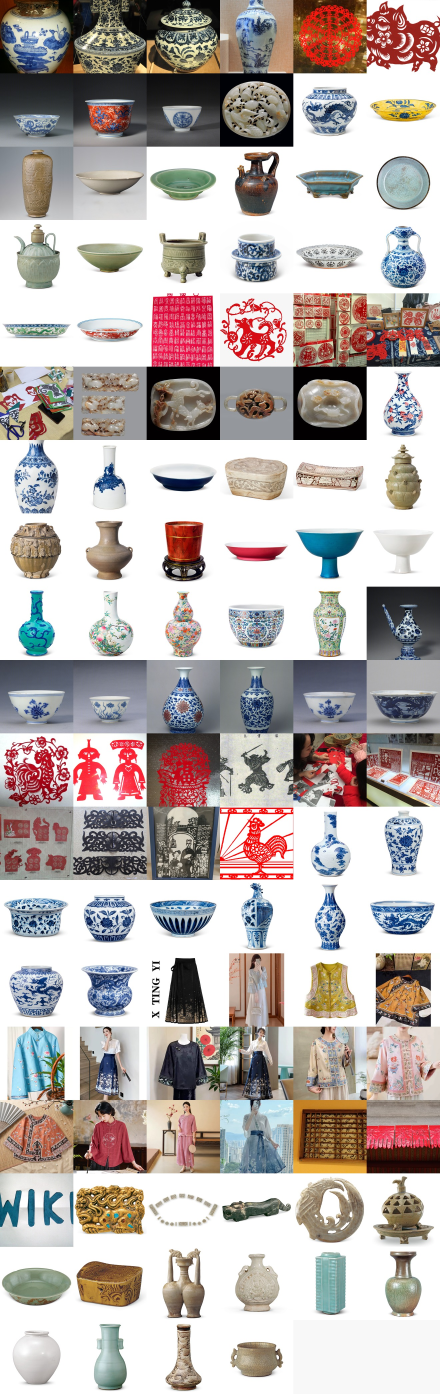
#> input picture datasets/starter_cultural_patterns/dataset_montage.jpg, 1320 x 4180 px, given in place of porcelain_004.jpg, which was not available (shown at 1/3 size)
$ python reproduce_codec_conditions.py ../datasets/starter_cultural_patterns
#> lines starting #> are read from the running program, lines starting #| are printed output that depends on the picture; after the words box and inside, x2 and y2 are one past the last pixel; in counts of white or black regions, pixels touching at a corner belong together; pictures that were not available may be replaced by others from this repository, and a replacement may not be noted
"""Reproduce per-branch condition payload / SSIM / encode-time statistics
on the 31 held-out evaluation images.

Usage:  python reproduce_codec_conditions.py [PROTOTYPE_ROOT]
        PROTOTYPE_ROOT defaults to the repository root (parent of this file),
        or set the CLOUD_EDGE_SD_ROOT environment variable.
"""
import io, json, os, sys, time
import numpy as np, cv2
from PIL import Image

_here = os.path.dirname(os.path.abspath(__file__))
ROOT = (sys.argv[1] if len(sys.argv) > 1 else
        os.environ.get("CLOUD_EDGE_SD_ROOT",
                       os.path.dirname(_here)))
ROOT = os.path.abspath(ROOT)
META = json.load(open(os.path.join(ROOT, "datasets", "starter_cultural_patterns", "paper_main_metadata.json"), encoding="utf-8"))
#> (reads datasets/starter_cultural_patterns/paper_main_metadata.json from the repository)
EVAL = set(json.load(open(os.path.join(ROOT, "experiments", "fullreal_eval_ids_v1.json"), encoding="utf-8")))
#> (reads experiments/fullreal_eval_ids_v1.json from the repository)

def to_local(p):
    # Metadata stores the original absolute path; remap it onto ROOT so the
    # script runs on any machine that has the dataset checkout.
    marker = "cloud_edge_sd_prototype"
    if marker in p:
        return os.path.join(ROOT, *p.split(marker, 1)[1].strip("/\\").split("/"))
    return p

def cond_of(path,size=512,lo=100,hi=200):
#> called with size = 512, lo = 100, hi = 200
    img=Image.open(path).convert("RGB").resize((size,size),Image.Resampling.BILINEAR)
    rgb=np.asarray(img); gray=cv2.cvtColor(rgb,cv2.COLOR_RGB2GRAY)
#> after `gray = cv2.cvtColor(rgb, cv2.COLOR_RGB2GRAY)`:
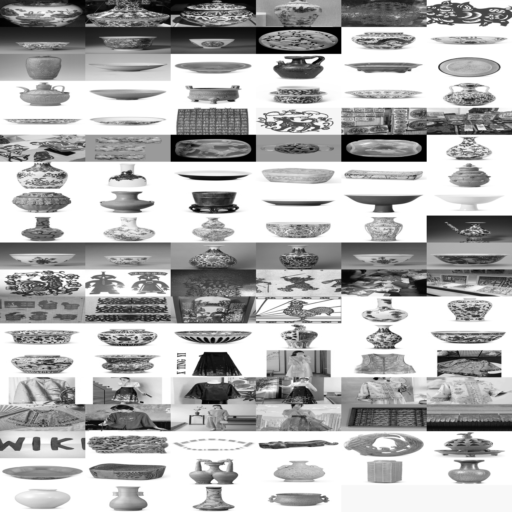
#> gray: shape (512, 512); min 1, max 255, mean 178.5
    e=cv2.Canny(gray,lo,hi); return rgb, np.repeat(e[:,:,None],3,axis=2)
#> after `e = cv2.Canny(gray, lo, hi)`:
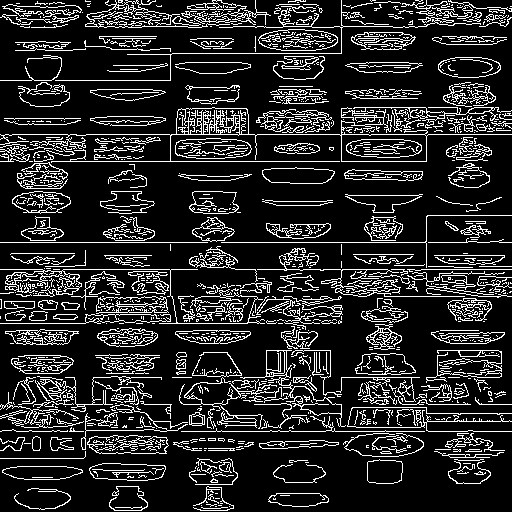
#> e: shape (512, 512); 16.2% white in thin lines or dots
#> `rgb,cond=cond_of(to_local(m["image"]))`: cond: shape (512, 512, 3); 16.2% white in thin lines or dots
K=cv2.getGaussianKernel(11,1.5); WIN=K@K.T
def ssim3(a,b):  # HxWx3 uint8, cv2.filter2D handles 3 channels
    a=a.astype(np.float64); b=b.astype(np.float64); C1=(0.01*255)**2; C2=(0.03*255)**2
#> after `a = a.astype(np.float64)`: a: shape (512, 512, 3) float64; 16.2% white in thin lines or dots
    ma=cv2.filter2D(a,-1,WIN); mb=cv2.filter2D(b,-1,WIN)
    ma2=ma*ma; mb2=mb*mb; mab=ma*mb
    sa=cv2.filter2D(a*a,-1,WIN)-ma2; sb=cv2.filter2D(b*b,-1,WIN)-mb2; sab=cv2.filter2D(a*b,-1,WIN)-mab
    m=((2*mab+C1)*(2*sab+C2))/((ma2+mb2+C1)*(sa+sb+C2)); return float(m.mean())
def pb(a,l): bf=io.BytesIO(); Image.fromarray(a).save(bf,format="PNG",compress_level=l); return bf.getvalue()
def jb(a,q): bf=io.BytesIO(); Image.fromarray(a).save(bf,format="JPEG",quality=q); return bf.getvalue()
ev=[m for m in META if m["id"] in EVAL]
B={}
def acc(n,p,s,e): B.setdefault(n,{"p":[],"s":[],"e":[]}); B[n]["p"].append(p); B[n]["s"].append(s); B[n]["e"].append(e)
t0=time.time()
for m in ev:
    rgb,cond=cond_of(to_local(m["image"]))
    for l in (1,3,6,9):
        t=time.perf_counter(); b=pb(cond,l); e=time.perf_counter()-t
        dec=np.asarray(Image.open(io.BytesIO(b)).convert("RGB"))
        acc(f"cond_png_l{l}_ds1", len(b)/1024, 1.0 if np.array_equal(dec,cond) else ssim3(cond,dec), e)
    for q in (75,95):
        t=time.perf_counter(); b=jb(cond,q); e=time.perf_counter()-t
        dec=np.asarray(Image.open(io.BytesIO(b)).convert("RGB")); acc(f"cond_jpeg_q{q}_ds1", len(b)/1024, ssim3(cond,dec), e)
    t=time.perf_counter(); b=pb(rgb,6); e=time.perf_counter()-t; acc("cloud_png", len(b)/1024, 1.0, e)
    t=time.perf_counter(); b=jb(rgb,75); e=time.perf_counter()-t
    dr=np.asarray(Image.open(io.BytesIO(b)).convert("RGB")); g=cv2.cvtColor(dr,cv2.COLOR_RGB2GRAY); c2=np.repeat(cv2.Canny(g,100,200)[:,:,None],3,2)
#> after `c2 = np.repeat(cv2.Canny(g, 100, 200)[:, :, None], 3, 2)`: c2: shape (512, 512, 3); 16.3% white in thin lines or dots
    acc("cloud_jpeg_q75", len(b)/1024, ssim3(cond,c2), e)
#> in ssim3 (call 3), `b = b.astype(np.float64)`: b: shape (512, 512, 3) float64; 16.3% white in thin lines or dots
#> in ssim3 (call 3), `mb = cv2.filter2D(b, -1, WIN)`:
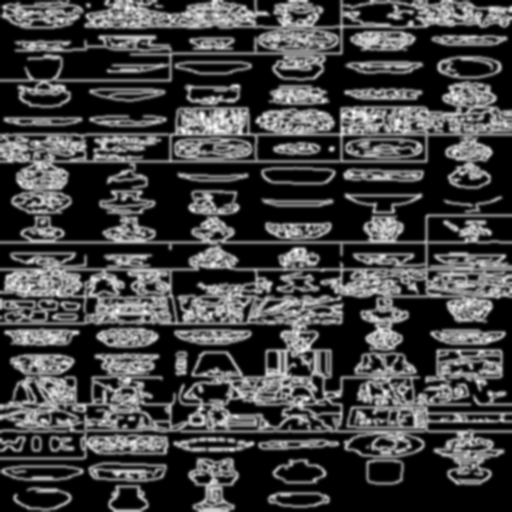
#> mb: shape (512, 512, 3) float64; min -5.68e-14, max 154.1, mean 41.5; drawn with min black and max white
#> in ssim3 (call 3), `mab = ma * mb`:
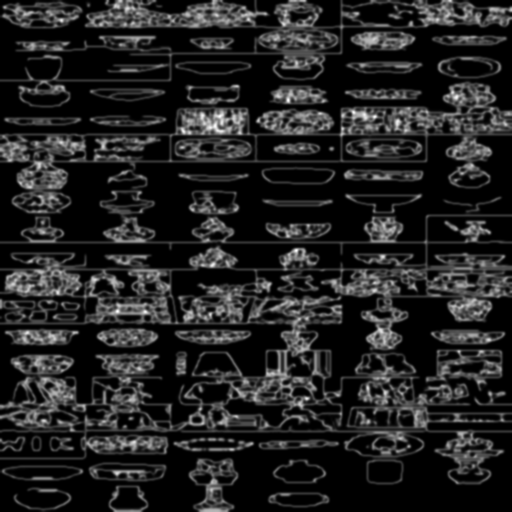
#> mab: shape (512, 512, 3) float64; min -2.79e-12, max 22632.7, mean 3150.9; drawn with min black and max white
#> in ssim3 (call 3), `sb = cv2.filter2D(b * b, -1, WIN) - mb2`:
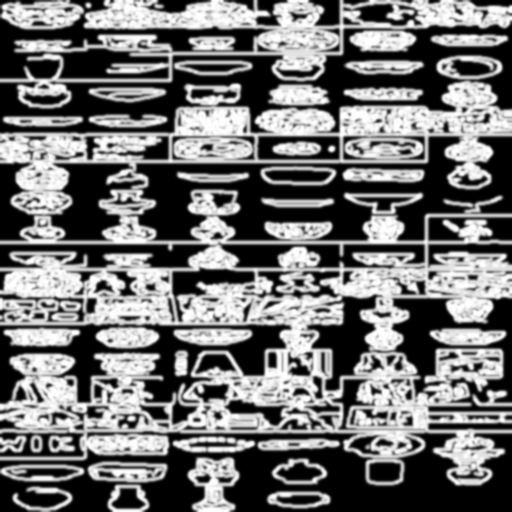
#> sb: shape (512, 512, 3) float64; min -1.46e-11, max 16256.2, mean 7381.3; drawn with min black and max white
#> in ssim3 (call 3), `sab = cv2.filter2D(a * b, -1, WIN) - mab`:
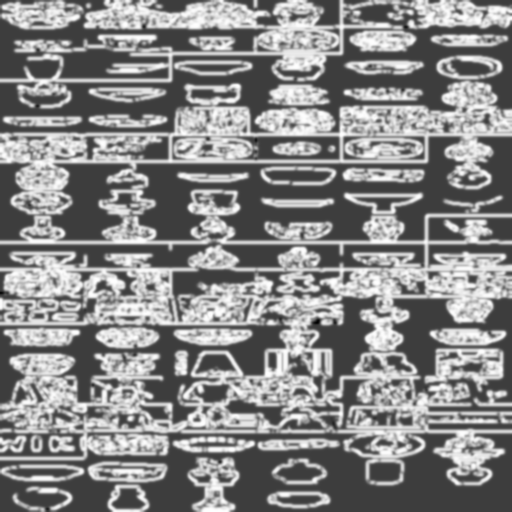
#> sab: shape (512, 512, 3) float64; min -5199.8, max 16256.2, mean 6309.6; drawn with min black and max white
#> in ssim3 (call 3), `m = (2 * mab + C1) * (2 * sab + C2) / ((ma2 + mb2 + C1) * (sa + sb + C`:
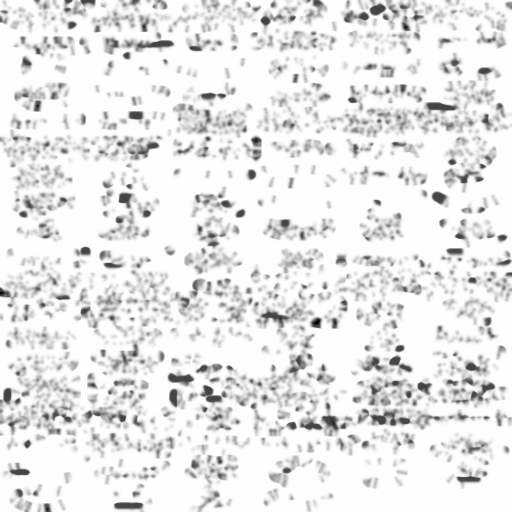
#> m: shape (512, 512, 3) float64; min -0.365, max 1, mean 0.878; drawn with min black and max white
#> pass 2 of the loop `for m in ev:`:
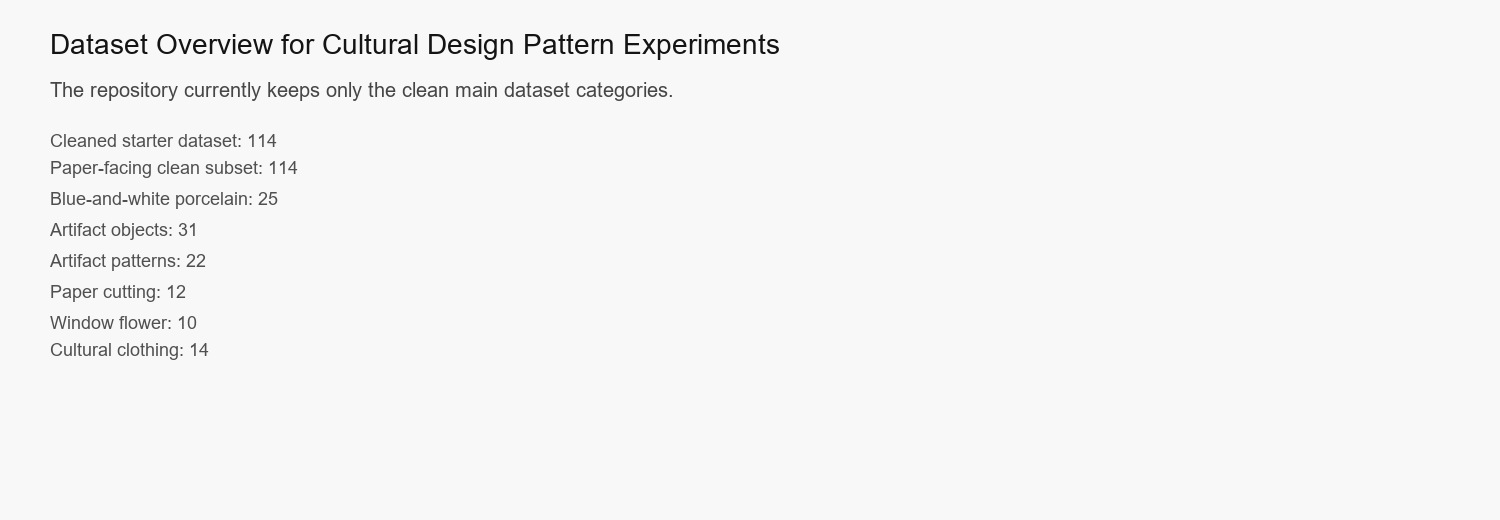
#> input picture datasets/starter_cultural_patterns/paper_dataset_overview.jpg, 1500 x 520 px, given in place of papercut_001.png, which was not available
#> in cond_of (call 2), `e = cv2.Canny(gray, lo, hi)`:
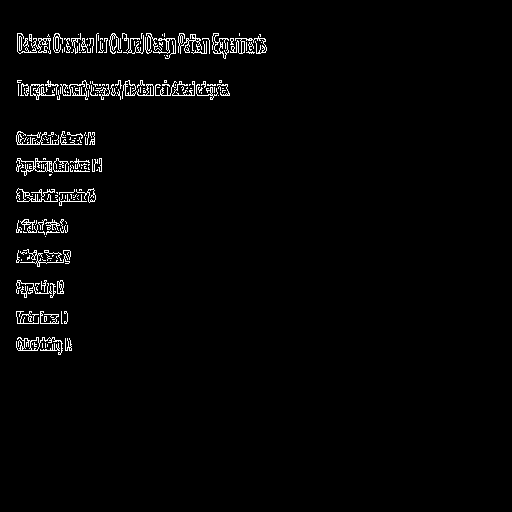
#> e: shape (512, 512); 2.1% white in thin lines or dots, all inside (x1, y1, x2, y2) = (16, 33, 267, 355)
#> `c2 = np.repeat(cv2.Canny(g, 100, 200)[:, :, None], 3, 2)`:
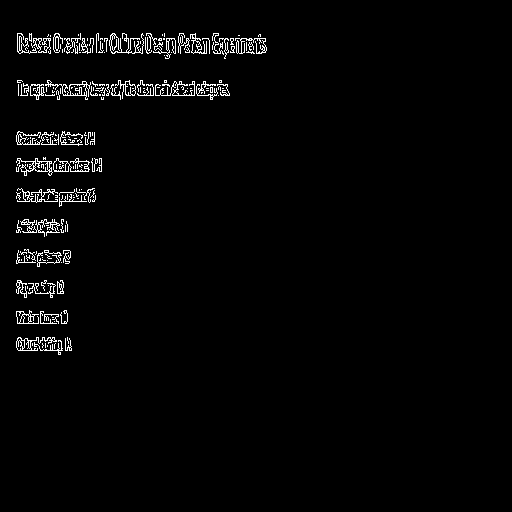
#> c2: shape (512, 512, 3); 2.1% white in thin lines or dots, all inside (x1, y1, x2, y2) = (16, 33, 267, 355)
#> (the run stopped early here; a loop or call above may not have finished)
